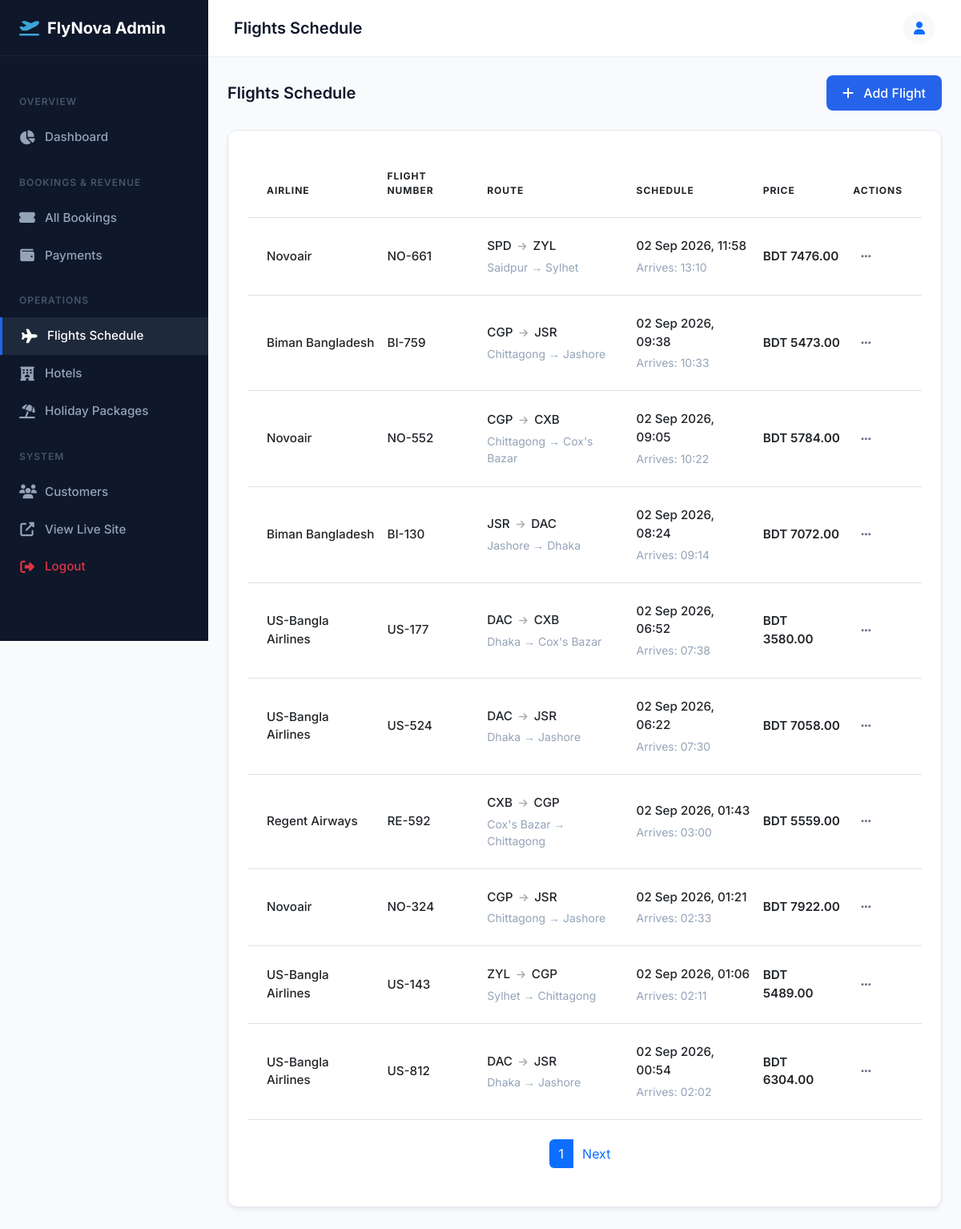
/dashboard/flights/ (signed in), run on the app's committed database.
### flights/models.py (models this page shows, shortened)
class Flight(models.Model):
    airline = models.ForeignKey(Airline, on_delete=models.CASCADE)
    flight_number = models.CharField(max_length=10)
    origin = models.ForeignKey(Airport, on_delete=models.CASCADE, related_name='departures')
    destination = models.ForeignKey(Airport, on_delete=models.CASCADE, related_name='arrivals')
    departure_time = models.DateTimeField()
    arrival_time = models.DateTimeField()
    price = models.DecimalField(max_digits=10, decimal_places=2)

class Airline(models.Model):
    name = models.CharField(max_length=100)
    logo = models.ImageField(upload_to='airlines/', blank=True, null=True)

class Airport(models.Model):
    code = models.CharField(max_length=3, unique=True)
    name = models.CharField(max_length=100)
    city = models.CharField(max_length=100)
    country = models.CharField(max_length=100)

### dashboard/views.py (the view)
# urls.py: path('flights/', views.FlightListView.as_view(), name='flight_list'),
@method_decorator(staff_member_required, name='dispatch')
class FlightListView(ListView):
    model = Flight
    template_name = 'dashboard/flight_list.html'
    context_object_name = 'flights'
    ordering = ['-departure_time']
    paginate_by = 10
    def get_context_data(self, **kwargs):
        context = super().get_context_data(**kwargs)
        context['title'] = 'Flights Schedule'
        return context

### dashboard/templates/dashboard/flight_list.html (shortened to what this page needs)
{% extends 'dashboard/base_admin.html' %}
{% block content %}
<div class="d-flex justify-content-between align-items-center mb-4">
    <h1 class="page-title">{{ title }}</h1>
    <a href="{% url 'dashboard:flight_create' %}" class="btn-premium text-decoration-none">
        <i class="fas fa-plus me-2"></i> Add Flight
    </a>
</div>
<div class="premium-card">
    <div class="table-responsive">
        <table class="table align-middle mb-0" style="border-collapse: separate; border-spacing: 0;">
            <thead class="text-muted" style="font-size: 0.75rem; letter-spacing: 0.08em; text-transform: uppercase; font-weight: 600;">
                <tr>
                    <th scope="col" class="py-4 ps-4 border-bottom border-top-0" style="border-color: #F1F5F9;">Airline</th>
                    <th scope="col" class="py-4 border-bottom border-top-0" style="border-color: #F1F5F9;">Flight Number</th>
                    <th scope="col" class="py-4 border-bottom border-top-0" style="border-color: #F1F5F9;">Route</th>
                    <th scope="col" class="py-4 border-bottom border-top-0" style="border-color: #F1F5F9;">Schedule</th>
                    <th scope="col" class="py-4 border-bottom border-top-0" style="border-color: #F1F5F9;">Price</th>
                    <th scope="col" class="py-4 pe-4 border-bottom border-top-0 text-end" style="border-color: #F1F5F9;">Actions</th>
                </tr>
            </thead>
            <tbody>
                {% for flight in flights %}
                <tr class="table-row-hover">
                    <td class="py-4 ps-4 fw-medium text-dark border-bottom" style="border-color: #F8FAFC; font-size: 0.95rem;">
                        {{ flight.airline.name }}
                    </td>
                    <td class="py-4 fw-medium text-dark border-bottom" style="border-color: #F8FAFC; font-size: 0.95rem;">{{ flight.flight_number }}</td>
                    <td class="py-4 border-bottom" style="border-color: #F8FAFC;">
                        <div class="fw-medium text-dark" style="font-size: 0.95rem;">{{ flight.origin.code }} <i class="fas fa-arrow-right text-muted mx-1 opacity-50" style="font-size: 0.75rem;"></i> {{ flight.destination.code }}</div>
                        <div class="small mt-1" style="color: #94A3B8;">{{ flight.origin.city }} &rarr; {{ flight.destination.city }}</div>
                    </td>
                    <td class="py-4 border-bottom" style="border-color: #F8FAFC;">
                        <div class="fw-medium text-dark" style="font-size: 0.95rem;">{{ flight.departure_time|date:"d M Y, H:i" }}</div>
                        <div class="small mt-1" style="color: #94A3B8;">Arrives: {{ flight.arrival_time|time:"H:i" }}</div>
                    </td>
                    <td class="py-4 fw-semibold text-dark border-bottom" style="border-color: #F8FAFC; font-size: 0.95rem;">BDT {{ flight.price }}</td>
                    <td class="py-4 pe-4 text-end border-bottom" style="border-color: #F8FAFC;">
                        <button class="btn btn-sm btn-icon" type="button" data-bs-toggle="dropdown" aria-expanded="false">
                            <i class="fas fa-ellipsis-h"></i>
                        </button>
                    </td>
                </tr>
                {% endfor %}
            </tbody>
        </table>
    </div>
    {% if is_paginated %}
    <nav class="mt-4 pb-4">
        <ul class="pagination justify-content-center mb-0">
            <li class="page-item active"><span class="page-link bg-primary border-0">{{ page_obj.number }}</span></li>
            {% if page_obj.has_next %}
                <li class="page-item"><a class="page-link text-primary border-0" href="?page={{ page_obj.next_page_number }}">Next</a></li>
            {% endif %}
        </ul>
    </nav>
    {% endif %}
</div>
{% endblock %}

### static/css/admin_premium.css (style rules this page uses)
:root { --surface-bg: #F8FAFC; --surface-card: #FFFFFF; --sidebar-bg: #0F172A; --sidebar-text: #94A3B8; --sidebar-text-hover: #FFFFFF; --sidebar-active-bg: #1E293B; --primary: #2563EB; --primary-hover: #1D4ED8; --text-main: #0F172A; --text-muted: #64748B; --success-bg: #D1FAE5; --success-text: #065F46; --warning-bg: #FEF3C7; --warning-text: #92400E; --danger-bg: #FEE2E2; --danger-text: #991B1B; --sidebar-width: 260px; --topbar-height: 70px; }
body { font-family: 'Inter', 'Poppins', sans-serif; background-color: var(--surface-bg); color: var(--text-main); overflow-x: hidden; }
h1, h2, h3, h4, h5, h6 { font-weight: 600; color: var(--text-main); }
.page-title { margin: 0; font-size: 1.25rem; font-weight: 600; }
.premium-card { background-color: var(--surface-card); border-radius: 12px; box-shadow: 0 4px 6px -1px rgba(0, 0, 0, 0.05), 0 2px 4px -1px rgba(0, 0, 0, 0.03); border: 1px solid #E2E8F0; padding: 24px; margin-bottom: 24px; transition: transform 0.2s ease, box-shadow 0.2s ease; }
.btn-premium { background-color: var(--primary); color: white; border: none; border-radius: 8px; padding: 10px 20px; font-weight: 500; transition: all 0.2s ease; }
.btn-icon { width: 32px; height: 32px; display: flex; align-items: center; justify-content: center; border-radius: 6px; color: var(--text-muted); background: transparent; transition: all 0.2s ease; }
.table-row-hover { transition: background-color 0.2s ease; }

### data on the page
Flight: airline.name "Novoair", flight_number "NO-661", origin.code "SPD", destination.code "ZYL", origin.city "Saidpur", destination.city "Sylhet", departure_time "02 Sep 2026, 11:58", arrival_time "13:10", price "7476.00"
Flight: airline.name "Biman Bangladesh", flight_number "BI-759", origin.code "CGP", destination.code "JSR", origin.city "Chittagong", destination.city "Jashore", departure_time "02 Sep 2026, 09:38", arrival_time "10:33", price "5473.00"
Flight: airline.name "Novoair", flight_number "NO-552", origin.code "CGP", destination.code "CXB", origin.city "Chittagong", destination.city "Cox's Bazar", departure_time "02 Sep 2026, 09:05", arrival_time "10:22", price "5784.00"
Flight: airline.name "Biman Bangladesh", flight_number "BI-130", origin.code "JSR", destination.code "DAC", origin.city "Jashore", destination.city "Dhaka", departure_time "02 Sep 2026, 08:24", arrival_time "09:14", price "7072.00"
Flight: airline.name "US-Bangla Airlines", flight_number "US-177", origin.code "DAC", destination.code "CXB", origin.city "Dhaka", destination.city "Cox's Bazar", departure_time "02 Sep 2026, 06:52", arrival_time "07:38", price "3580.00"
Flight: airline.name "US-Bangla Airlines", flight_number "US-524", origin.code "DAC", destination.code "JSR", origin.city "Dhaka", destination.city "Jashore", departure_time "02 Sep 2026, 06:22", arrival_time "07:30", price "7058.00"
Flight: airline.name "Regent Airways", flight_number "RE-592", origin.code "CXB", destination.code "CGP", origin.city "Cox's Bazar", destination.city "Chittagong", departure_time "02 Sep 2026, 01:43", arrival_time "03:00", price "5559.00"
Flight: airline.name "Novoair", flight_number "NO-324", origin.code "CGP", destination.code "JSR", origin.city "Chittagong", destination.city "Jashore", departure_time "02 Sep 2026, 01:21", arrival_time "02:33", price "7922.00"
Flight: airline.name "US-Bangla Airlines", flight_number "US-143", origin.code "ZYL", destination.code "CGP", origin.city "Sylhet", destination.city "Chittagong", departure_time "02 Sep 2026, 01:06", arrival_time "02:11", price "5489.00"
Flight: airline.name "US-Bangla Airlines", flight_number "US-812", origin.code "DAC", destination.code "JSR", origin.city "Dhaka", destination.city "Jashore", departure_time "02 Sep 2026, 00:54", arrival_time "02:02", price "6304.00"

### other printed values
{{ title }} "Flights Schedule"
{{ page_obj.number }} "1"
